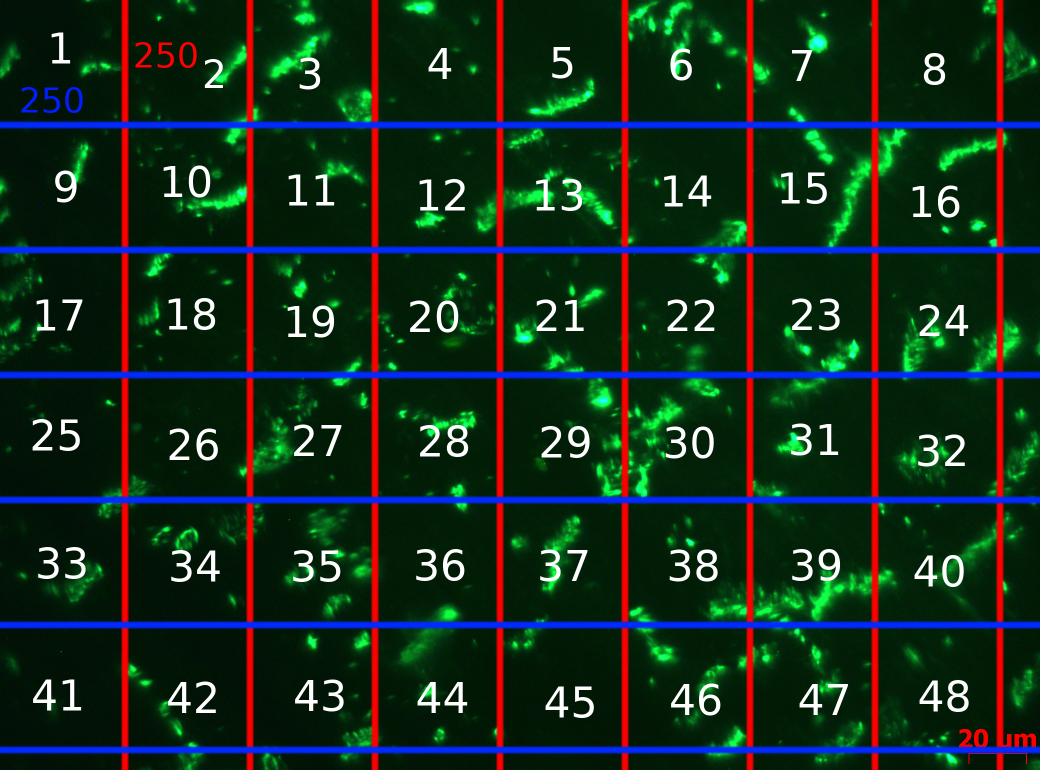
#> input picture documentacion/patron_desp.png, 2080 x 1540 px (shown at 1/2 size)
$ jupyter execute --allow-errors imagenes_cuadradas.ipynb   (shell and % lines are left out)
#> lines starting #> are read from the running program, lines starting #| are printed output that depends on the picture

#### Procesamiento Digital de Señales

# Trabajo Práctico Nº0
#### Nombre y Apellido

# Por que imagenes cuadradas?
Jupyter Notebook es una herramienta para la confección de reportes técnicos, dado que permite la interacción en el mismo ambiente de:
1. un procesador de texto elemental (formato Markdown) que permite resaltar texto, en forma de *itálica* o **negrita** de manera muy legible (haciendo doble click en este texto podrás ver el código fuente estilo Markdown). Cuenta con estilos predefinidos:

# Título 1
## Título 2
### Título 3

y también la capacidad de incluir enlaces a otras páginas, como por ejemplo [esta página](https://medium.com/ibm-data-science-experience/markdown-for-jupyter-notebooks-cheatsheet-386c05aeebed) donde encontrarás más funcionalidades del lenguaje **Markdown**

2. capacidad para incluir lenguaje matemático estilo LaTex, tanto de forma presentada

\begin{equation}
T(z) = \frac{Y(z)}{X(z)} = \frac{ b_2 \, z^{-2} + b_1 \,  z^{-1} + b_0 }
{a_2 \, z^{-2} + a_1 \,  z^{-1} + a_0}
\end{equation}

como *inline* en el propio párrafo $y[k] = \frac{1}{a_0} \left( \sum_{m=0}^{M} b_m \; x[k-m] - \sum_{n=1}^{N} a_n \; y[k-n] \right) $

3. La posibilidad de incluir scripts en Python, como los que usaremos para las simulaciones en los TPs de la materia. En este caso usaremos el *testbench0.py* como ejemplo. Una vez que lo probamos y estamos seguros que funciona de forma esperada en *Spyder*, podemos incluir los resultados de la simulación de manera casi transparente. Solo tenemos que agregar una celda de código donde incluimos el código, y los resultados directamente quedan incluidos en este documento.

[cell 1]
"""
Created on Wed Jun 12 15:02:12 2019

@author: lucas
"""
import numpy as np
import cv2
import matplotlib.pyplot as plt


def optimal_resize_square_images(im,output_size):
    (h,w) = im.shape[0:2]
    if(output_size==h or output_size==w):
        return im
    #evaluo si la imagen cuadrada es mas grange o mas chica que la original
    if(h>output_size or w>output_size):
        return cv2.resize(im,(output_size,output_size),interpolation = cv2.INTER_AREA)
    else:
        return cv2.resize(im,(output_size,output_size),interpolation = cv2.INTER_CUBIC)

def optimal_resize_image_tensor(tensor,output_size):
    return np.stack([optimal_resize_square_images(tensor[i],output_size=output_size)
                        for i in range(0,tensor.shape[0])])

[cell 2]
def square_images(im,output_size):
    """
    Recibe una imagen en chl y devuelve un tensor de imagenes de NXN donde N es la menor dimension de la imagen
    e.g si se recibe una imagen de 540*1240 el resultado seran varias imagenes de 540*540, las cuales cubren
    todas las zonas de interes de la original.

    si la imagen es cuadrada se devuelve un tensor con la imagen original y una imagen en negro a su vez un indicador de que
    la imagen es cuadrada
    """
    imgheight=im.shape[0]
    imgwidth=im.shape[1]
    #busco si la imagen es ancha larga o cuadrada para saber en que direccion cortar
    if imgheight==imgwidth:
        tr = np.ones((1,im.shape[0],im.shape[1],im.shape[2]))*0
        tr[0] = im
        return optimal_resize_image_tensor(tr,output_size=output_size)
    elif(imgheight<imgwidth):
        out_size = imgheight
    else:
        out_size = imgwidth

    tiles = []
    for y in range(0,imgheight,out_size):
        for x in range(0, imgwidth, out_size):
            y1 = y + out_size
            x1 = x + out_size
            n_img = im[y:y1,x:x1]
            if n_img.shape[:2] == (out_size,out_size):
                tiles.append(n_img)

    if(imgheight<imgwidth):
        for y in range(0,imgheight,out_size):
            for x in range(imgwidth, 0, -out_size):
                y1 = y + out_size
                x1 = x - out_size
                n_img = im[y:y1,x1:x]
                if n_img.shape[:2] == (out_size,out_size):
                    tiles.append(n_img)
    else:
        for y in range(imgheight,0,-out_size):
            for x in range(0, imgwidth, out_size):
                y1 = y - out_size
                x1 = x + out_size
                n_img = im[y1:y,x:x1]
                if n_img.shape[:2] == (out_size,out_size):
                    tiles.append(n_img)

    return optimal_resize_image_tensor(np.stack(tiles),output_size=output_size)

Dado que nuestro *testbench* ha sido desarrollado de manera funcional, llamando a la función *my_testbench()* con diferentes parámetros, podemos lograr funcionalidades diferentes, como mostramos a continuación primero con una senoidal:

[cell 3]
im1 = cv2.imread("i2.tif")
im2 = cv2.imread("patron_desp.png")
#> im2 is the input picture: shape (1540, 2080, 3); mean B, G, R 28.9, 45, 21.3
im3 = cv2.imread("hrect.jpg")
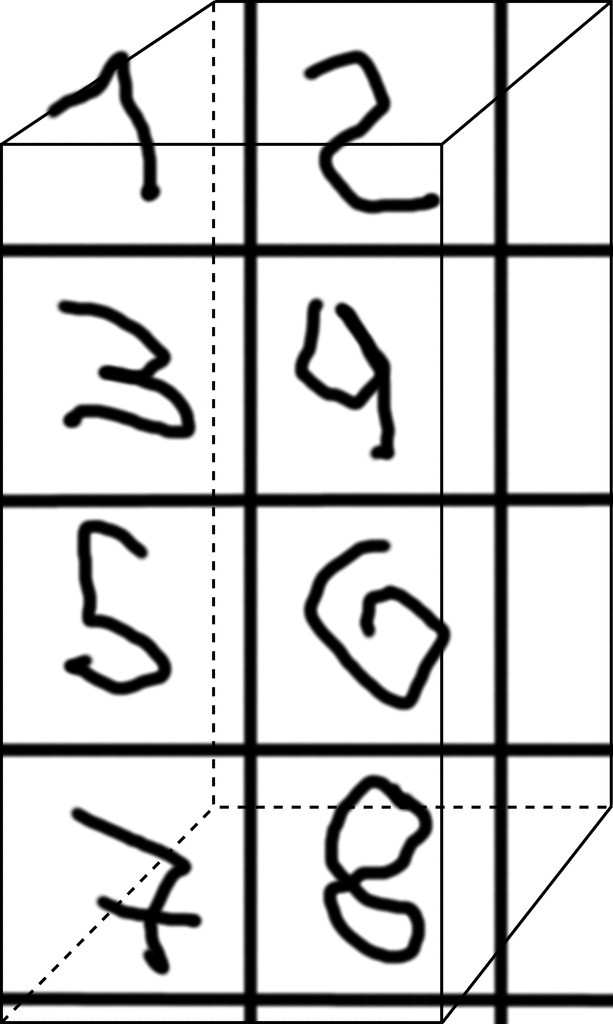
#> input picture documentacion/hrect.jpg, 613 x 1024 px
#> im3 is the input picture: shape (1024, 613, 3); min 0, max 255, mean 210.1
im4 = cv2.imread("compass_15.png")
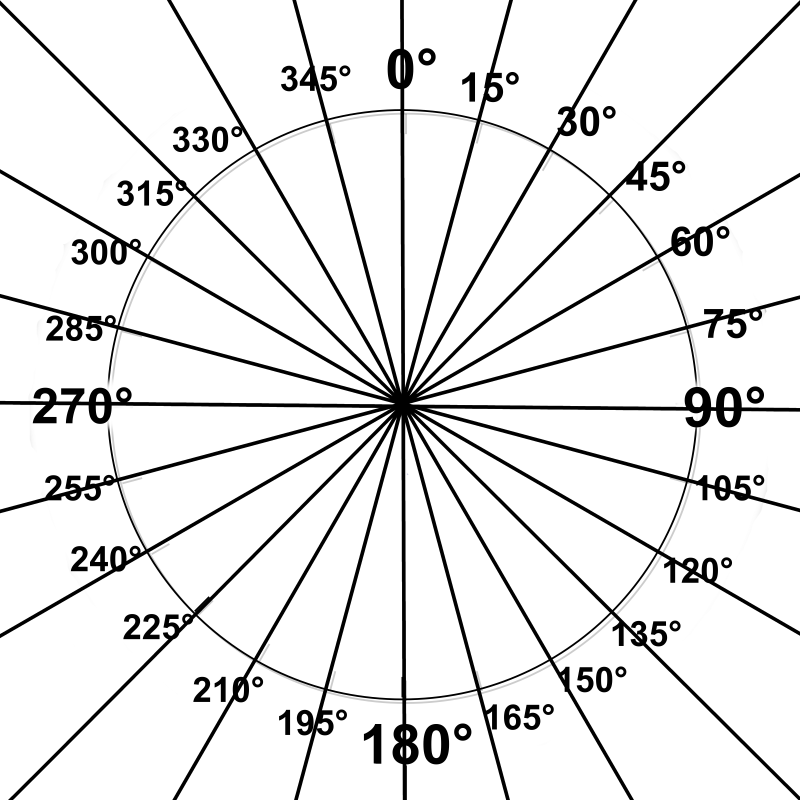
#> input picture documentacion/compass_15.png, 2400 x 2400 px (shown at 1/3 size)
#> im4 is the input picture: shape (2400, 2400, 3); mean B, G, R 230.9, 230.9, 230.9
plt.figure(figsize=(10,10))
plt.subplot(2,2,1)
#> (the rest of this cell did not finish here and is left out)

[cell 4]
alto = 250
largo = 250

output_shape = (alto,largo)

plt.figure(figsize=(10,10))
plt.subplot(2,2,1)
#> (the rest of this cell did not finish here and is left out)

[cell 5]
dimension_salida = 250 #significa que las imagenes seran de 500X500
#> (the rest of this cell did not finish here and is left out)
